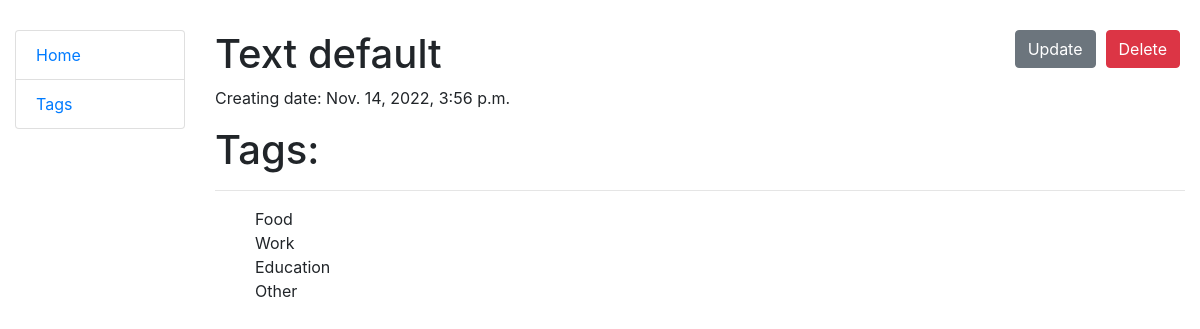
Page /tasks/5/ on the committed database.
### todo/models.py (models this page shows)
class Task(models.Model):
    content = models.TextField(default="Please, fill me in")
    datetime = models.DateTimeField(auto_now_add=True)
    deadline = models.DateTimeField(blank=True, null=True)
    status = models.BooleanField(default=False)
    tags = models.ManyToManyField(Tag, related_name="tasks", )
    class Meta:
        ordering = ["deadline", "status"]

class Tag(models.Model):
    name = models.CharField(max_length=100)
    def __str__(self):
        return self.name

### todo/views.py (the view)
# urls.py: path("tasks/<int:pk>/", TaskDetailView.as_view(), name="task-detail"),
class TaskDetailView(generic.DetailView):
    model = Task
    queryset = Task.objects.all().prefetch_related("tags")

### templates/todo/task_detail.html
{% extends "base.html" %}
{% block content %}
  <h1>
    {{ task.content }}
    <a href="{% url 'todo:task-delete' pk=task.id %}" class="btn btn-danger link-to-page">
      Delete
    </a>
    <a href="{% url 'todo:task-update' pk=task.id %}" class="btn btn-secondary link-to-page">
      Update
    </a>
  </h1>
  <p>Creating date: {{ task.datetime }}</p>
  <h1>
    Tags:
  </h1>
  <hr>
  <ul>
    {% for tag in task.tags.all %}
      {{ tag }} <br>
    {% endfor %}
  </ul>
{% endblock %}

### static/css/style.css (style rules this page uses)
body { margin-top: 30px; }
.link-to-page { float: right; margin: 0 5px 0 5px; }

### rows in the picture
Task: content "Text default", datetime "Nov. 14, 2022, 3:56 p.m."
Tag: name "Food"
Tag: name "Work"
Tag: name "Education"
Tag: name "Other"
